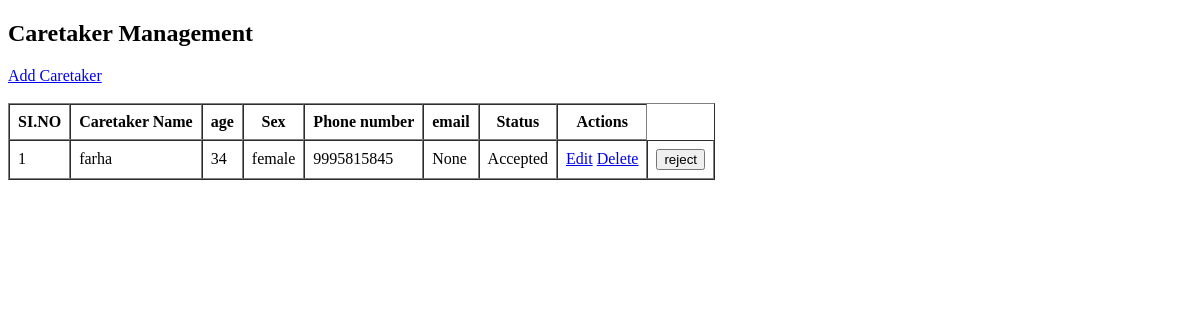
The page /AddandManagecaretaker on the database as committed earlier.
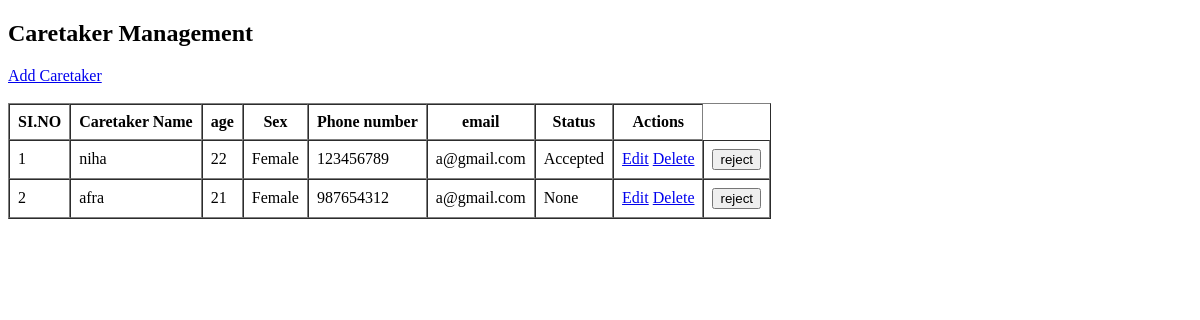
The same page on the database as committed later.
### RenalGuideApp/models.py (models this page shows)
class CaretakerTable(models.Model):
    name=models.CharField(max_length=30,null=True,blank=True)
    age=models.IntegerField(null=True,blank=True)
    phonenumber=models.BigIntegerField(null=True,blank=True)
    sex=models.CharField(max_length=30,null=True,blank=True)
    email=models.CharField(null=True,blank=True)
    status = models.CharField(max_length=100, null=True, blank=True)
    LOGINID=models.ForeignKey(LoginTable,on_delete=models.CASCADE, null=True,blank=True)

### RenalGuideApp/views.py (the view)
# urls.py: path('AddandManagecaretaker', AddandManagecaretaker.as_view(), name="AddandManagecaretaker" ),
class AddandManagecaretaker(View):
    def get(self, request):
        c = CaretakerTable.objects.all()
        return render(request, 'administration/AddandManagecaretaker.html',{'caretaker':c})

### templates/administration/AddandManagecaretaker.html (shortened to what this page needs)
<!DOCTYPE html>
<html lang="en">
<head>
</head>
<body>
     <h2>Caretaker Management</h2>
  <a href="/AddCaretaker">Add Caretaker</a><br><br>
  <table border="1" cellpadding="8" cellspacing="0">
    <thead>
        <tr>
            <th>SI.NO</th>
            <th>Caretaker Name</th>
            <th>age</th>
            <th>Sex</th>
            <th>Phone number</th>
            <th>email</th>
            <th>Status</th>
            <th>Actions</th>
        </tr>
        {% for i in caretaker %}
        <tr>
        <td>{{forloop.counter}}</td>
            <td>{{i.name}}</td>
            <td>{{i.age}}</td>
            <td>{{i.sex}}</td>
            <td>{{i.phonenumber}}</td>
            <td>{{i.email}}</td>
            <td>{{i.status }}</td>
            <td>
          <a href="/EditCaretaker/{{i.id}}">Edit</a>
          <a href="/DeleteCaretaker/{{i.id}}" onclick="return confirm('Are you sure you want to delete')">Delete</a>
        </td>
            <td>
                {% if i.status == "pending" %}
           <a href="/acceptcaretaker/{{i.id}}"><button>accept</button></a>
                <a href="/rejectcaretaker/{{i.id}}"><button>reject</button></a>
            {% elif i.status == "rejected" %}
                <a href="/acceptcaretaker/{{i.id}}"><button>accept</button></a>
            {% else %}
                <a href="/rejectcaretaker/{{i.id}}"><button>reject</button></a>
            {% endif %}
        </td>
        </tr>
        {% endfor %}
    </table>
</body>
</html>

Rows that differ between the two databases and show on the page:
changed CaretakerTable "Accepted": name "farha" → "niha"; age "34" → "22"; sex "female" → "Female"; phonenumber "9995815845" → "123456789"; email "None" → "a@gmail.com"
added CaretakerTable: name "afra", age "21", sex "Female", phonenumber "987654312", email "a@gmail.com", status "None"
